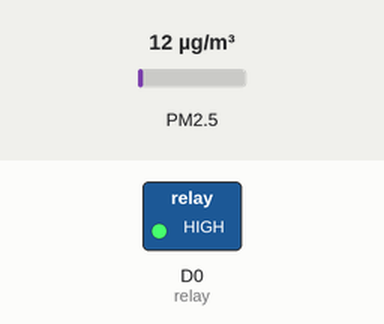
Simulated run of this sketch. Board: ESP8266 (NodeMCU). Parts: switched loads named in the sketch (green lamp = pin HIGH). Inputs (shaded band) come from the test bench; at power-on: PM2.5 12 µg/m³. WiFi joins after 1.5 s; servers stay silent unless stated; no MQTT or app messages arrive unless stated; what the sketch prints to the serial monitor is not drawn.

Above: at 2.7 s.
2.8 s: PM2.5 set to 18 µg/m³
5.5 s: PM2.5 set to 22 µg/m³
At 6.3 s:
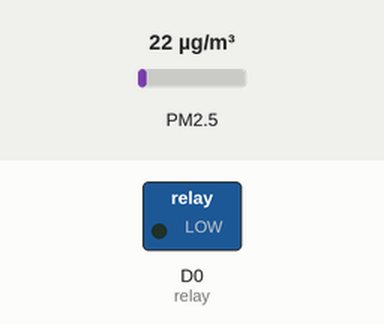
8.2 s: PM2.5 set to 6 µg/m³
At 10.6 s:
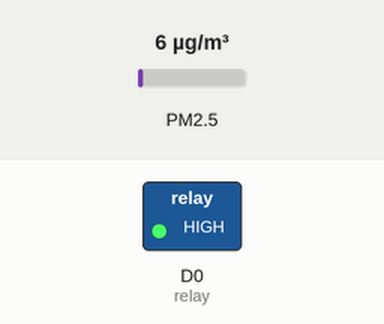
11.0 s: PM2.5 set to 75 µg/m³
At 12.2 s:
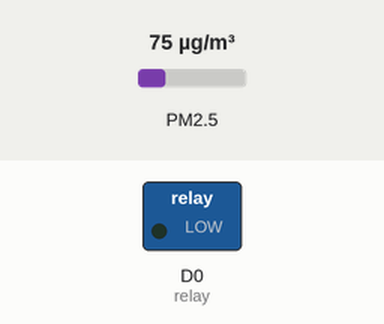
Timing chart, 0 to 14.0 s (numbered marks = the images above; inputs shaded):
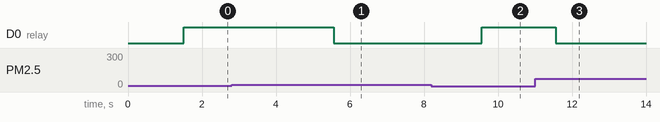

The sketch:

netpie_PMDetector3.ino
```cpp
#include <ESP8266WiFi.h>
#include <PubSubClient.h>
#include <SDS011.h>

const char* ssid = "RBM_2.4GHz";
const char* password = "0649506228";
const char* mqtt_server = "broker.netpie.io";
const int mqtt_port = 1883;
const char* mqtt_Client = "4252a76f-971e-444b-a8ce-eb5f313b957e";
const char* mqtt_username = "kfzU6sitaQYLMh582rSMhe4BZn5mS3FL";
const char* mqtt_password = "G!3$L4b#w)1$hEgY_s#RpXBAq*8fo#hF";
WiFiClient espClient;
PubSubClient client(espClient);
char msg[100];

float p = 3.1415926;
float p10,p25;
int value;
SDS011 my_sds;
int relay = D0; //relay>>D0

void reconnect() {
  while (!client.connected()) {
    Serial.print("Sensor MQTT connection…");
    if (client.connect(mqtt_Client, mqtt_username, mqtt_password)) {
      Serial.println("connected");
    }
    else {
      Serial.print("failed, rc=");
      Serial.print(client.state());
      Serial.println("try again in 5 seconds");
      delay(5000);
    }
  }
}

void setup() {
  Serial.begin(115200);
  Serial.println();
  Serial.print("Connecting to ");
  Serial.println(ssid);
  WiFi.begin(ssid, password);
  while (WiFi.status() != WL_CONNECTED) {
    delay(500);
    Serial.print(".");
  }
  Serial.println("");
  Serial.println("WiFi connected");
  Serial.println("IP address: ");
  Serial.println(WiFi.localIP());
  client.setServer(mqtt_server, mqtt_port);
  my_sds.begin(D3,D4); // TX D3 , RX D4
  pinMode(relay,OUTPUT);
  digitalWrite(relay,HIGH);
}

void loop() {
    value = my_sds.read(&p25,&p10);
    if (!client.connected()) {
      reconnect();
    }
    client.loop();
    String data = "{\"data\": {\"p25\":" + String(p25) + "}}";
    Serial.println(data);
    data.toCharArray(msg, (data.length() + 1));
    client.publish("@shadow/data/update", msg);

     if((p25) >= 20){
      digitalWrite(relay,LOW);
    } else
    {
      digitalWrite(relay,HIGH);
    }
    delay(2000);
}
```

Measured:
- the behaviour switches between 19 and 20 µg/m³ on PM2.5 (found by bisection; images 0 and 1)
- after the input at 2.8 s, every drawn part: stays the same
- after the input at 5.5 s, D0 (relay): HIGH → LOW after 0.06 s
- after the input at 8.2 s, D0 (relay): LOW → HIGH after 1.4 s
- after the input at 11.0 s, D0 (relay): HIGH → LOW after 0.56 s
